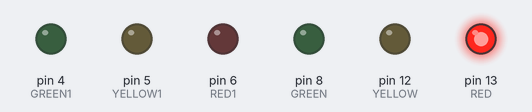
The sketch below on a simulated Arduino Uno, built with avr-gcc and run on an emulated ATmega328P. Parts: output pins drawn as LEDs (lit = HIGH).

Above: at 0.1 s.
At 7.1 s:
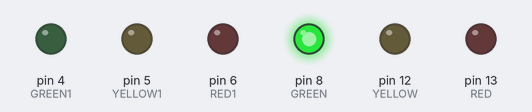
At 17.1 s:
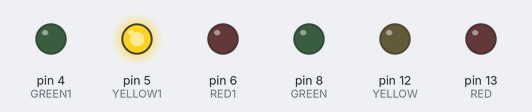
At 19.1 s:
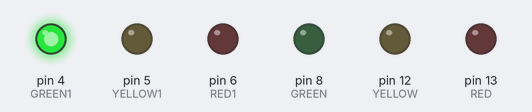
At 29.1 s:
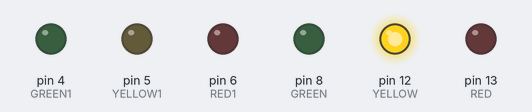
At 36.1 s:
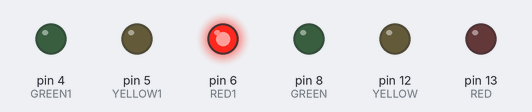
Timing chart, 0 to 37.6 s (numbered marks = the images above):
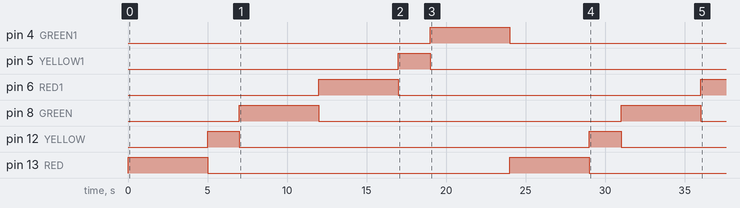

Measured:
- by itself, pin 4 (GREEN1): LOW → HIGH at 19.0 s, → LOW 5.0 s later
- by itself, pin 5 (YELLOW1): LOW → HIGH at 17.0 s, → LOW 2.0 s later
- by itself, pin 6 (RED1): LOW → HIGH at 12.0 s, → LOW 5.0 s later, → HIGH 19.0 s later
- by itself, pin 8 (GREEN), pin 13 (RED): alternates HIGH for 5.0 s and LOW for 19.0 s
- by itself, pin 12 (YELLOW): alternates HIGH for 2.0 s and LOW for 22.0 s

The sketch:

Code.ino
```cpp
int RED = 13;
int YELLOW = 12;
int GREEN = 8;
int RED1 = 6;
int YELLOW1 = 5;
int GREEN1 = 4;

void setup()
{
  pinMode(RED, OUTPUT);
  pinMode(RED1, OUTPUT);
  pinMode(YELLOW1, OUTPUT);
  pinMode(YELLOW, OUTPUT);
  pinMode(GREEN, OUTPUT);
  pinMode(GREEN1, OUTPUT);
}

void loop()
{
  digitalWrite(RED, HIGH);
  delay(5000); // Wait for 1000 millisecond(s)
  digitalWrite(RED, LOW);
  digitalWrite(YELLOW, HIGH);
  delay(2000); // Wait for 1000 millisecond(s)
  digitalWrite(YELLOW, LOW);
  digitalWrite(GREEN, HIGH);
  delay(5000); // Wait for 1000 millisecond(s)
  digitalWrite(GREEN, LOW);

  digitalWrite(RED1, HIGH);
  delay(5000); // Wait for 1000 millisecond(s)
  digitalWrite(RED1, LOW);
  digitalWrite(YELLOW1, HIGH);
  delay(2000); // Wait for 1000 millisecond(s)
  digitalWrite(YELLOW1, LOW);
  digitalWrite(GREEN1, HIGH);
  delay(5000); // Wait for 1000 millisecond(s)
  digitalWrite(GREEN1, LOW);


}
```
